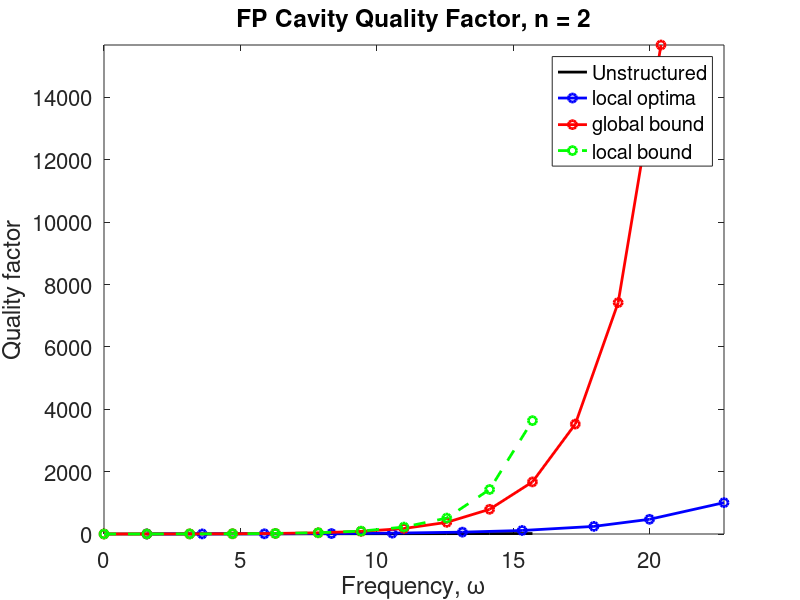
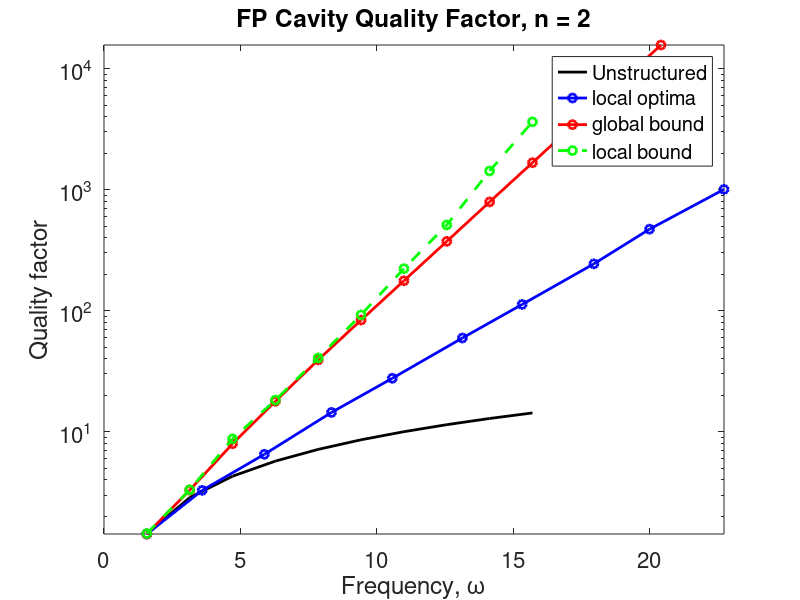

Reproduce these figures in MATLAB, in order.
clear
close all
format long

%% user input
epsr = 4; %material permittiivity
L = 1; %flim length
n = sqrt(epsr);
m_max = 10;
m_min = 0;
m0_max = 13;
m0_min = 0;
m = m_min:m_max;
m_bd = m_min:m_max;
m0_bd = m0_min:m0_max;

%% res freq

%unstructured
wr = m.*pi / n / L;
r = (n - 1) / (n + 1);
wi_FP = log(r) / n / L;
wi = wi_FP * ones(size(m));

%benchmark bd 
wr0_bd = m0_bd * pi / n / L;
wi0_bd = [-0.5493 -0.549 -0.477 -0.296 -0.176 -0.1 -0.0563 -0.0311 -0.0168 ...
    -0.00892 -0.00470 -0.00245 -0.00127 -0.000651]; %benchmark bound

%max violated constraint (method 1) bd
wr_bd = m_bd * pi / n / L;
wi_bd = [-0.5493 -0.545 -0.474 -0.270 -0.172 -0.0964 -0.0510 -0.0247 -0.0123 -0.00495 -0.00216];

%local optima
wr_loc = [1.57 3.6 5.88 8.34 10.57 13.14 15.33 17.96 20 22.73];
wi_loc = -[0.5494 0.5494 0.4517 0.2888 0.1912 0.1104 0.0680 0.0368 ...
    0.0212 0.0113];

t = [4 4 25 70 160]; %computation time (seconds)
DOF = [50 50 100 100 125]; %degrees of freedom
ND_max = [10 10 15 30 35]; %max ND needed for reasonable convergence 

%% Q factor

Q = wr ./ (-2*wi);
Q_loc = wr_loc ./ (-2*wi_loc);
Q_bd0 = wr0_bd ./ (-2*wi0_bd);
Q_bd = wr_bd ./ (-2*wi_bd);

%% plot

set(0,'DefaultLineLineWidth', 2)
set(0,'defaultAxesFontSize', 16)
set(0, 'DefaultAxesBox', 'on')
figure
plot(wr, Q, '-k')
hold on
plot(wr_loc, Q_loc, '-bo')
plot(wr0_bd, Q_bd0, '-ro')
plot(wr_bd, Q_bd, '--go')
% plot(wr_bd, Q_bd_f, '-go')
xlabel('Frequency, \omega')
ylabel('Quality factor')
title('FP Cavity Quality Factor, n = 2')
axis tight
% ylim([0,1100])
legend({'Unstructured','local optima','global bound','local bound'},'location','best')

figure(2)
semilogy(wr, Q, '-k');
hold on
semilogy(wr_loc,Q_loc,'-bo')
semilogy(wr0_bd,Q_bd0,'-ro')
semilogy(wr_bd,Q_bd,'--go')
% semilogy(wr_bd,Q_bd_f,'-go')
xlabel('Frequency, \omega')
ylabel('Quality factor')
title('FP Cavity Quality Factor, n = 2')
axis tight
% ylim([0,1100])
legend({'Unstructured','local optima','global bound','local bound'},'location','best')
